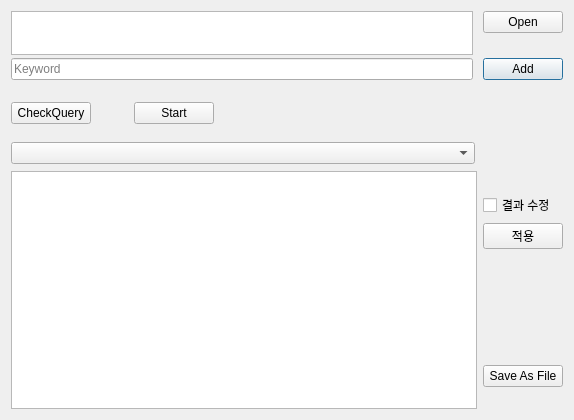
<?xml version="1.0" encoding="UTF-8"?>
<ui version="4.0">
 <class>Dialog</class>
 <widget class="QDialog" name="Dialog">
  <property name="geometry">
   <rect>
    <x>0</x>
    <y>0</y>
    <width>574</width>
    <height>420</height>
   </rect>
  </property>
  <property name="maximumSize">
   <size>
    <width>16777215</width>
    <height>16777215</height>
   </size>
  </property>
  <property name="windowTitle">
   <string>GetAllFromVIew</string>
  </property>
  <property name="statusTip">
   <string/>
  </property>
  <property name="autoFillBackground">
   <bool>false</bool>
  </property>
  <layout class="QVBoxLayout" name="verticalLayout_11">
   <item>
    <layout class="QVBoxLayout" name="verticalLayout_10">
     <property name="spacing">
      <number>3</number>
     </property>
     <item>
      <layout class="QGridLayout" name="gridLayout_7">
       <property name="sizeConstraint">
        <enum>QLayout::SetMinimumSize</enum>
       </property>
       <property name="horizontalSpacing">
        <number>10</number>
       </property>
       <property name="verticalSpacing">
        <number>0</number>
       </property>
       <item row="1" column="1">
        <spacer name="verticalSpacer_2">
         <property name="orientation">
          <enum>Qt::Vertical</enum>
         </property>
         <property name="sizeType">
          <enum>QSizePolicy::Fixed</enum>
         </property>
         <property name="sizeHint" stdset="0">
          <size>
           <width>20</width>
           <height>22</height>
          </size>
         </property>
        </spacer>
       </item>
       <item row="0" column="1">
        <widget class="QPushButton" name="openFile_btn">
         <property name="text">
          <string>Open</string>
         </property>
        </widget>
       </item>
       <item row="0" column="0" rowspan="2">
        <widget class="QTextBrowser" name="FileDIR_Browser">
         <property name="sizePolicy">
          <sizepolicy hsizetype="Expanding" vsizetype="Ignored">
           <horstretch>0</horstretch>
           <verstretch>0</verstretch>
          </sizepolicy>
         </property>
        </widget>
       </item>
      </layout>
     </item>
     <item>
      <layout class="QVBoxLayout" name="verticalLayout_7">
       <item>
        <layout class="QHBoxLayout" name="horizontalLayout_11">
         <property name="spacing">
          <number>10</number>
         </property>
         <item>
          <widget class="QLineEdit" name="Query_LineEdit">
           <property name="sizePolicy">
            <sizepolicy hsizetype="Minimum" vsizetype="Fixed">
             <horstretch>0</horstretch>
             <verstretch>0</verstretch>
            </sizepolicy>
           </property>
           <property name="contextMenuPolicy">
            <enum>Qt::DefaultContextMenu</enum>
           </property>
           <property name="toolTip">
            <string>Input Search Keyword</string>
           </property>
           <property name="statusTip">
            <string/>
           </property>
           <property name="placeholderText">
            <string>Keyword</string>
           </property>
          </widget>
         </item>
         <item>
          <widget class="QPushButton" name="AddQuery_btn">
           <property name="sizePolicy">
            <sizepolicy hsizetype="Fixed" vsizetype="Fixed">
             <horstretch>0</horstretch>
             <verstretch>0</verstretch>
            </sizepolicy>
           </property>
           <property name="text">
            <string>Add</string>
           </property>
           <property name="default">
            <bool>true</bool>
           </property>
          </widget>
         </item>
        </layout>
       </item>
       <item>
        <layout class="QHBoxLayout" name="horizontalLayout_10">
         <property name="topMargin">
          <number>19</number>
         </property>
         <property name="bottomMargin">
          <number>14</number>
         </property>
         <item>
          <widget class="QPushButton" name="CheckQuery_btn">
           <property name="toolTip">
            <string>Keywords확인 및 변경</string>
           </property>
           <property name="text">
            <string>CheckQuery</string>
           </property>
          </widget>
         </item>
         <item>
          <spacer name="horizontalSpacer">
           <property name="orientation">
            <enum>Qt::Horizontal</enum>
           </property>
           <property name="sizeType">
            <enum>QSizePolicy::Fixed</enum>
           </property>
           <property name="sizeHint" stdset="0">
            <size>
             <width>40</width>
             <height>20</height>
            </size>
           </property>
          </spacer>
         </item>
         <item>
          <widget class="QPushButton" name="activateFunc_btn">
           <property name="toolTip">
            <string>작업시작</string>
           </property>
           <property name="text">
            <string>Start</string>
           </property>
          </widget>
         </item>
         <item>
          <spacer name="horizontalSpacer_2">
           <property name="orientation">
            <enum>Qt::Horizontal</enum>
           </property>
           <property name="sizeHint" stdset="0">
            <size>
             <width>338</width>
             <height>20</height>
            </size>
           </property>
          </spacer>
         </item>
        </layout>
       </item>
      </layout>
     </item>
     <item>
      <layout class="QHBoxLayout" name="horizontalLayout_13">
       <property name="spacing">
        <number>0</number>
       </property>
       <property name="topMargin">
        <number>1</number>
       </property>
       <property name="bottomMargin">
        <number>1</number>
       </property>
       <item>
        <widget class="QComboBox" name="SelectKeyword_cbox"/>
       </item>
       <item>
        <spacer name="horizontalSpacer_3">
         <property name="orientation">
          <enum>Qt::Horizontal</enum>
         </property>
         <property name="sizeType">
          <enum>QSizePolicy::Fixed</enum>
         </property>
         <property name="sizeHint" stdset="0">
          <size>
           <width>88</width>
           <height>20</height>
          </size>
         </property>
        </spacer>
       </item>
      </layout>
     </item>
    </layout>
   </item>
   <item>
    <layout class="QHBoxLayout" name="horizontalLayout_14">
     <item>
      <widget class="QTableWidget" name="ViewResult_table">
       <property name="sizePolicy">
        <sizepolicy hsizetype="Expanding" vsizetype="Preferred">
         <horstretch>0</horstretch>
         <verstretch>0</verstretch>
        </sizepolicy>
       </property>
      </widget>
     </item>
     <item>
      <layout class="QVBoxLayout" name="verticalLayout_9">
       <item>
        <layout class="QVBoxLayout" name="verticalLayout_8">
         <item>
          <widget class="QCheckBox" name="FlagEditable_chbox">
           <property name="toolTip">
            <string>더블클릭시 수정가능</string>
           </property>
           <property name="text">
            <string>결과 수정</string>
           </property>
          </widget>
         </item>
         <item>
          <widget class="QPushButton" name="changeAdmit_btn">
           <property name="text">
            <string>적용</string>
           </property>
           <property name="autoDefault">
            <bool>true</bool>
           </property>
          </widget>
         </item>
        </layout>
       </item>
       <item>
        <spacer name="verticalSpacer">
         <property name="orientation">
          <enum>Qt::Vertical</enum>
         </property>
         <property name="sizeType">
          <enum>QSizePolicy::Preferred</enum>
         </property>
         <property name="sizeHint" stdset="0">
          <size>
           <width>20</width>
           <height>88</height>
          </size>
         </property>
        </spacer>
       </item>
       <item>
        <widget class="QPushButton" name="SaveAsFIle_btn">
         <property name="text">
          <string>Save As File</string>
         </property>
        </widget>
       </item>
      </layout>
     </item>
    </layout>
   </item>
  </layout>
 </widget>
 <resources/>
 <connections/>
</ui>
